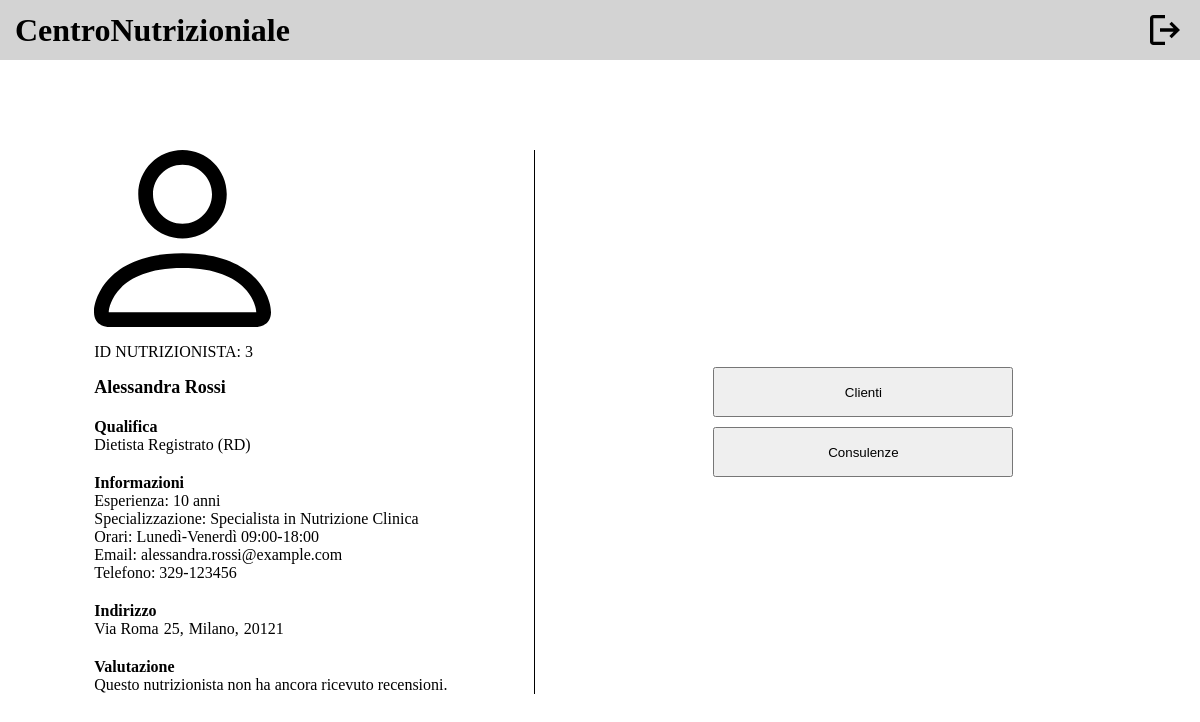
The app's page /public/homepageNutrizionista.php (signed in) with its own data.
### tables this page shows
CREATE TABLE `nutrizionista` (
  `Nome` varchar(50) NOT NULL,
  `Cognome` varchar(50) NOT NULL,
  `Email` varchar(30) NOT NULL,
  `IDNutrizionista` int(11) NOT NULL,
  `Password` varchar(255) NOT NULL,
  `MediaVoti` int(11) NOT NULL
);

CREATE TABLE `possiede_q` (
  `IDNutrizionista` int(11) NOT NULL,
  `Titolo` varchar(100) NOT NULL
);

CREATE TABLE `informazione` (
  `IDNutrizionista` int(11) NOT NULL,
  `Esperienza` varchar(255) DEFAULT NULL,
  `Specializzazione` varchar(255) DEFAULT NULL,
  `Orari` varchar(255) NOT NULL,
  `Telefono` varchar(10) DEFAULT NULL
);

CREATE TABLE `indirizzo_prof` (
  `IDNutrizionista` int(11) NOT NULL,
  `Citta` varchar(50) NOT NULL,
  `CAP` int(11) NOT NULL,
  `Via` varchar(50) NOT NULL,
  `NCivico` int(11) NOT NULL
);

### db/database.php (called while the page is built, shortened)
<?php
require_once ("nutrizionistaTable.php");
require_once ("recensioniTable.php");
class DatabaseConnection
{
    private $nutrizionistaTable;
    private $recensioniTable;
    public function __construct($servername, $username, $password, $dbname, $port)
    {
        $this->db = new mysqli($servername, $username, $password, $dbname, $port);
        $this->nutrizionistaTable = new NutrizionistaTable($this->db);
        $this->recensioniTable = new RecensioniTable($this->db);
    }
    public function getNutrizionistaTable()
    {
        return $this->nutrizionistaTable;
    }
    public function getRecensioniTable()
    {
        return $this->recensioniTable;
    }
}

### bootstrap.php (called while the page is built, shortened)
<?php
require_once ("db/database.php");
$dbh = new DatabaseConnection("localhost", "root", "", "centronutrizionale1", 3306);
?>

### db/nutrizionistaTable.php (called while the page is built, shortened)
<?php
class NutrizionistaTable
{
    private $db;
    public function __construct($db)
    {
        $this->db = $db;
    }
    public function getNutrizionistaById($id)
    {
        $stmt = $this->db->prepare("SELECT *
        FROM nutrizionista n
        JOIN informazione i ON n.IDNutrizionista = i.IDNutrizionista
        JOIN indirizzo_prof ip ON n.IDNutrizionista = ip.IDNutrizionista
        JOIN possiede_q q ON n.IDNutrizionista = q.IDNutrizionista
        WHERE n.IDNutrizionista=?");
        $stmt->bind_param('i', $id);
        $stmt->execute();
        $result = $stmt->get_result();
        return $result->fetch_all(MYSQLI_ASSOC);
    }
    public function getAllNutrizionisti()
    {
        $stmt = $this->db->prepare("SELECT *
        FROM nutrizionista n
        JOIN informazione i ON n.IDNutrizionista = i.IDNutrizionista
        JOIN indirizzo_prof ip ON n.IDNutrizionista = ip.IDNutrizionista
        JOIN possiede_q q ON n.IDNutrizionista = q.IDNutrizionista
        ");
        $stmt->execute();
        $result = $stmt->get_result();
        return $result->fetch_all(MYSQLI_ASSOC);
    }
    public function getAttualNutrizionista($idCliente)
    {
        $stmt = $this->db->prepare("SELECT
        s.Data,
        s.Ora,
        s.IDNutrizionista,
        n.Nome,
        n.Cognome,
        n.Email,
        n.MediaVoti,
        q.Titolo AS Qualifica,
        i.Esperienza,
        i.Specializzazione,
        i.Orari,
        i.Telefono,
        p.Citta,
        p.CAP,
        p.Via,
        p.NCivico
    FROM
        scelta s
    JOIN
        nutrizionista n ON s.IDNutrizionista = n.IDNutrizionista
    LEFT JOIN
        possiede_q q ON n.IDNutrizionista = q.IDNutrizionista
    LEFT JOIN
        informazione i ON n.IDNutrizionista = i.IDNutrizionista
    LEFT JOIN
        indirizzo_prof p ON n.IDNutrizionista = p.IDNutrizionista
    WHERE
        s.IDCliente = ?
    ORDER BY
        s.Data DESC,
        s.Ora DESC
    LIMIT 1;
    ");
        $stmt->bind_param('i', $idCliente);
        $stmt->execute();
        $result = $stmt->get_result();
        return $result->fetch_all(MYSQLI_ASSOC);
    }
    public function getObiettivoPiuRichiesto($idNutrizionista)
    {
        $stmt = $this->db->prepare("SELECT
    o.Descrizione,
    COUNT(s.CodiceObiettivo) AS NumRichieste
FROM
    scheda s
JOIN
    cliente c ON s.IDCliente = c.IDCliente
JOIN
    consulenza cons ON cons.IDCliente = c.IDCliente
JOIN
    obiettivo o ON s.CodiceObiettivo = o.CodiceObiettivo
WHERE
    cons.IDNutrizionista = ?
GROUP BY
    o.Descrizione
ORDER BY
    NumRichieste DESC
LIMIT 1;");
        $stmt->bind_param('i', $idNutrizionista);
        $stmt->execute();
        $result = $stmt->get_result();
        return $result->fetch_all(MYSQLI_ASSOC);
    }
}
?>

### nutrizionista.php (called while the page is built, shortened)
<?php
require_once ("bootstrap.php");
if (isUserLoggedIn()) {
    if (!empty($id)) {
        $templateparams["nutrizionista"] = $dbh->getNutrizionistaTable()->getNutrizionistaById($id);
        $templateparams["recensioni"] = $dbh->getRecensioniTable()->getRecensioniByNutrizionistaId($id);
        $templateparams["recensioniNutrizionista"] = $dbh->getRecensioniTable()->getRecensioniECountByNutrizionistaId($id);
        $templateparams["obiettivo"] = $dbh->getNutrizionistaTable()->getObiettivoPiuRichiesto($id);
    }
    $templateparams["allNutrizionisti"] = $dbh->getNutrizionistaTable()->getAllNutrizionisti();
    $templateparams["nutrizionistaAttuale"] = $dbh->getNutrizionistaTable()->getAttualNutrizionista($_SESSION["id"]);
}
?>

### db/recensioniTable.php (called while the page is built, shortened)
<?php
class RecensioniTable
{
  private $db;
  public function __construct($db)
  {
    $this->db = $db;
  }
  public function getRecensioniByNutrizionistaId($idNutrizionista)
  {
    $stmt = $this->db->prepare("SELECT * FROM recensione WHERE IDNutrizionista = ?");
    $stmt->bind_param('i', $idNutrizionista);
    $stmt->execute();
    $result = $stmt->get_result();
    return $result->fetch_all(MYSQLI_ASSOC);
  }
  public function getNumeroTotaleRecensioniByNutrizionistaId($idNutrizionista)
    {
        $stmt = $this->db->prepare("SELECT COUNT(*) AS NumeroTotaleRecensioni FROM recensione WHERE IDNutrizionista = ?");
        $stmt->bind_param('i', $idNutrizionista);
        $stmt->execute();
        $result = $stmt->get_result();
        return $result->fetch_assoc();
    }
    public function getRecensioniECountByNutrizionistaId($idNutrizionista)
    {
        $recensioni = $this->getRecensioniByNutrizionistaId($idNutrizionista);
        $numeroTotaleRecensioni = $this->getNumeroTotaleRecensioniByNutrizionistaId($idNutrizionista);
        return array(
            "recensioni" => $recensioni,
            "numeroTotaleRecensioni" => $numeroTotaleRecensioni["NumeroTotaleRecensioni"]
        );
    }
}

### public/homepageNutrizionista.php (the view, shortened to what this page needs)
<!DOCTYPE html>
<html lang="en">
<head>
  <link rel="stylesheet" href="../template/header/header.css">
  <link rel="stylesheet" href="styles/homepage.css">
</head>
<body>
  <?php include "../template/header/headerNutrizionista.html";
  require("../bootstrap.php");
  $id = $_SESSION["id"];
  require("../nutrizionista.php"); ?>
  <main>
    <div class="left-side-container">
      <div class="info-container">
        <img src="../assets/icons/person.svg" alt="person-logo">
        <p>ID NUTRIZIONISTA: <?php echo $_SESSION["id"]; ?></p>
        <p class="nome bold">
          <?php echo $templateparams["nutrizionista"][0]["Nome"], " ", $templateparams["nutrizionista"][0]["Cognome"]; ?>
        </p>
        <div class="info">
          <p class="bold">Qualifica</p>
          <div class="info-dettagli">
            <p><?php echo $templateparams["nutrizionista"][0]["Titolo"]; ?></p>
          </div>
        </div>
        <div class="info">
          <p class="bold">Informazioni</p>
          <div class="info-dettagli">
            <p>Esperienza: <?php echo $templateparams["nutrizionista"][0]["Esperienza"]; ?></p>
            <p>Specializzazione: <?php echo $templateparams["nutrizionista"][0]["Specializzazione"]; ?></p>
            <p>Orari: <?php echo $templateparams["nutrizionista"][0]["Orari"]; ?></p>
            <p class="email">Email: <?php echo $templateparams["nutrizionista"][0]["Email"]; ?></p>
            <p>Telefono: <?php echo $templateparams["nutrizionista"][0]["Telefono"]; ?></p>
          </div>
        </div>
        <div class="indirizzo">
          <p class="bold">Indirizzo</p>
          <div class="indirizzo-info">
            <p><?php echo $templateparams["nutrizionista"][0]["Via"]; ?></p>
            <p><?php echo $templateparams["nutrizionista"][0]["NCivico"]; ?>,</p>
            <p><?php echo $templateparams["nutrizionista"][0]["Citta"]; ?>,</p>
            <p><?php echo $templateparams["nutrizionista"][0]["CAP"]; ?></p>
          </div>
        </div>
        <label class="bold" for="valutazione">Valutazione</label>
        <?php
        $mediaInt = $templateparams["nutrizionista"][0]["MediaVoti"];
        if ($mediaInt == 0) {
          echo "Questo nutrizionista non ha ancora ricevuto recensioni.";
        }
        ?>
      </div>
    </div>
    <div class="right-side-container">
      <div class="btn-container">
        <button onclick="window.location.href='cercaCliente.php'">Clienti</button>
        <button onclick="window.location.href='consulenzeDaFare.php'">Consulenze</button>
      </div>
    </div>
  </main>
</body>
</html>

### template/header/header.css (style rules this page uses)
header h1 { margin: 0; }
header { display: flex; height: 60px; background-color: lightgray; justify-content: space-between; align-content:end; position: fixed; left: 0; right: 0; top: 0; }
.logout, .logo { display: flex; align-items: center; }
.logo { margin-left: 15px; }
.logout { margin-right: 15px; }
.logout img { height: 40px; }

### public/styles/homepage.css (style rules this page uses)
main { display: flex; justify-content: center; margin-top: 150px; flex-wrap: wrap; margin-bottom: 50px; }
.left-side-container { flex: 2; display: flex; flex-direction: column; align-items: center; justify-content: center; }
.right-side-container { flex: 2.5; display: flex; align-items: center; justify-content: center; border-left: 1px solid black; }
.btn-container { display: flex; flex-direction: column; gap: 10px; }
.btn-container button, .info-container button { width: 300px; height: 50px; }
.info-container { display: flex; flex-direction: column; align-items: start; }
.email { margin-top: -10px; }
.info-container label { margin-top: 20px; }
.indirizzo, .info { width: 100%; margin-top: 20px; }
.indirizzo p, .info p { margin: 0; }
.indirizzo-info { display: flex; flex-direction: row; }
.indirizzo-info p { margin-right: 5px; }
.bold { font-weight: bold; }
.nome { font-size: large; margin: 0; }

### records on screen
nutrizionista: Nome "Alessandra", Cognome "Rossi", Email "alessandra.rossi@example.com"
possiede_q: Titolo "Dietista Registrato (RD)"
informazione: Esperienza "10 anni", Specializzazione "Specialista in Nutrizione Clinica", Orari "Lunedì-Venerdì 09:00-18:00", Telefono "329-123456"
indirizzo_prof: Via "Via Roma", NCivico "25", Citta "Milano", CAP "20121"

### other values on screen
$_SESSION["id"] "3"
